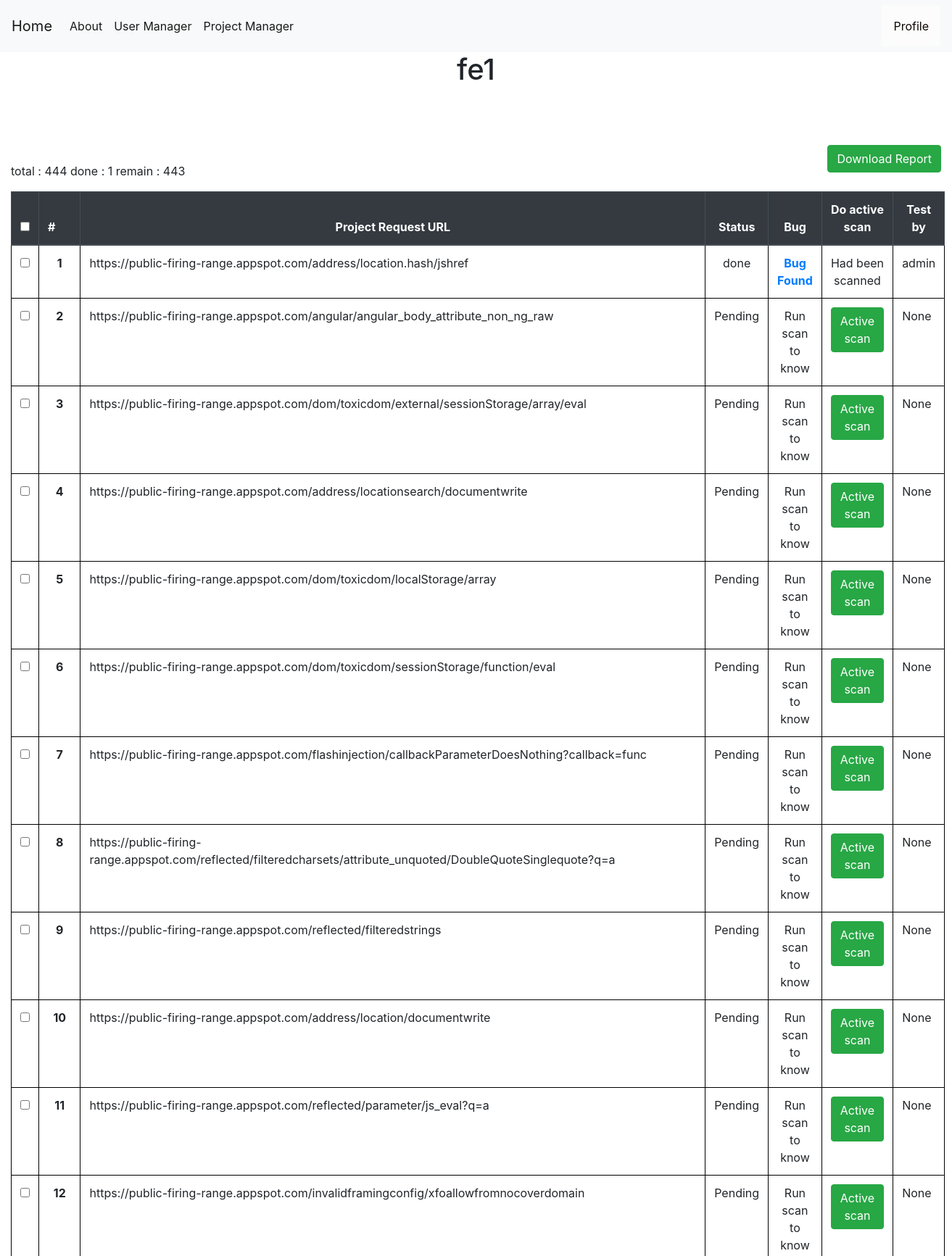
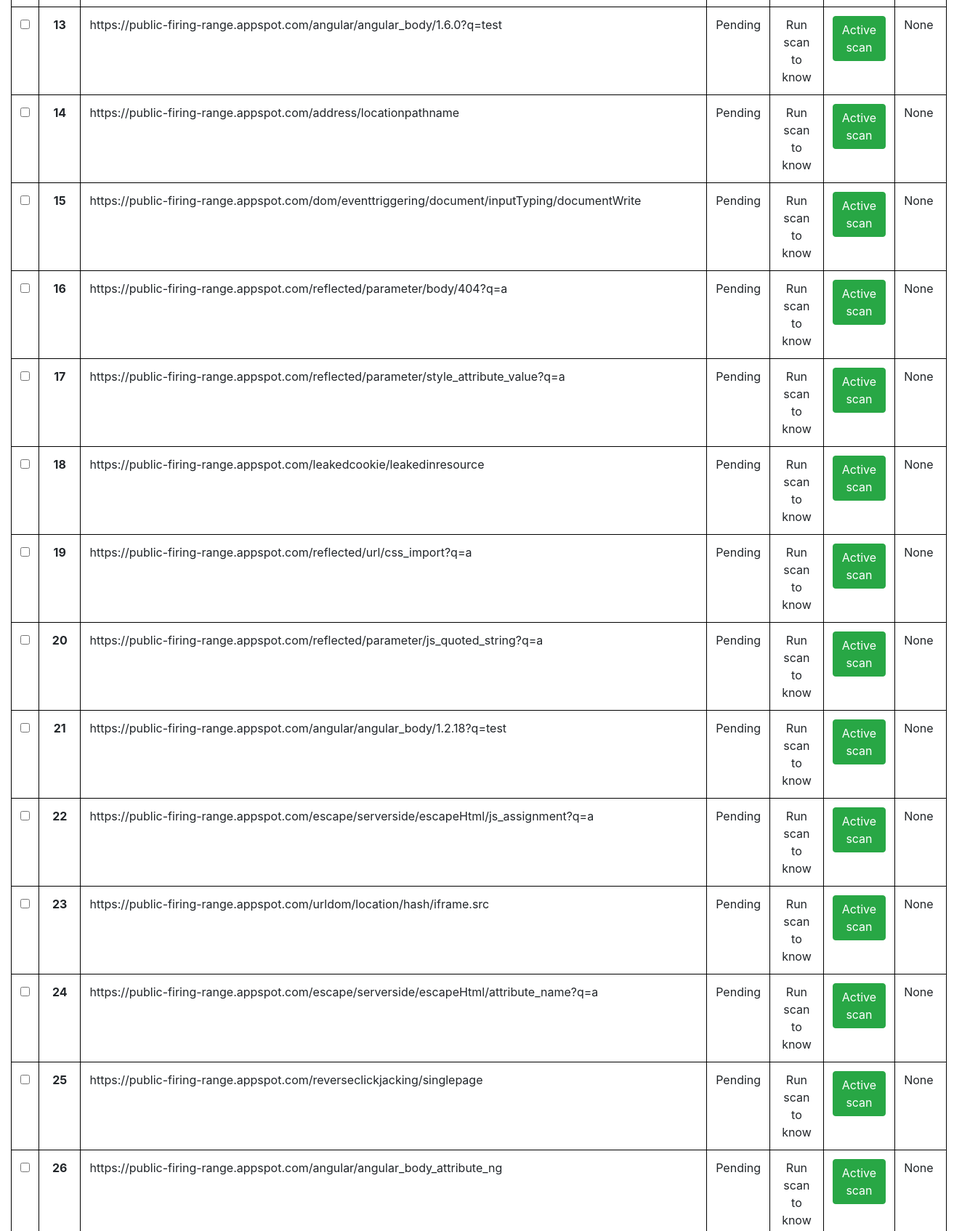
Screenshot of /project-detail/7 (signed in, upper part) with the database file from the repository (2 pictures, top to bottom).
### tables this page shows
CREATE TABLE projects (
    projectid INTEGER PRIMARY KEY AUTOINCREMENT,
    projectname TEXT NOT NULL,
    startdate date NOT NULL,
    enddate date,
    vunls int,
    target text not null,
    securitylevel TEXT,
    manager TEXT ,
    pentester TEXT ,
    status TEXT NOT NULL,
    create_by INTEGER ,
    isspider TEXT,
    login INTEGER NOT NULL,
    userinfo TEXT ,
    passinfo TEXT ,
    FOREIGN KEY (pentester) REFERENCES users(userid) ON DELETE CASCADE
    FOREIGN KEY (manager) REFERENCES users(userid) ON DELETE CASCADE
    FOREIGN KEY (create_by) REFERENCES users(userid) ON DELETE CASCADE
);

CREATE TABLE requests (
    requestid INTEGER PRIMARY KEY AUTOINCREMENT,
    projectid INTEGER NOT NULL,
    requesturl TEXT NOT NULL,
    status TEXT NOT NULL,
    bug TEXT,
    isscan INTEGER ,
    pentester TEXT ,
    FOREIGN KEY (pentester) REFERENCES users(userid) ON DELETE CASCADE
    FOREIGN KEY (projectid) REFERENCES projects(projectid) ON DELETE CASCADE
);

### app.py (the view)
@app.route('/project-detail/<int:id>', methods=('GET', 'POST'))
def project_detail(id):
    msg = ''
    conn = get_db_connection()
    if session["userid"] == None:
        return redirect(url_for('login'))
    conn = get_db_connection()
    users = conn.execute('SELECT * FROM users',).fetchall()
    havebugs = conn.execute('SELECT * FROM requests,bugs WHERE requests.requestid = bugs.requestid AND projectid = ? AND bugs.requestid in (SELECT requestid FROM bugs) GROUP BY bugs.requestid',(id,)).fetchall()
    project = conn.execute('SELECT * FROM projects WHERE projectid = ?',(id,)).fetchone()
    requests = conn.execute('SELECT * FROM requests WHERE projectid = ?',(id,)).fetchall()
    total = conn.execute('SELECT count(requestid) FROM requests WHERE projectid = ?',(id,)).fetchone()
    totalrequest = total["count(requestid)"]
    done = conn.execute('SELECT count(requestid) FROM requests WHERE status = ? AND projectid = ?',("done",id,)).fetchone()
    donerequest = done["count(requestid)"]
    remain = total["count(requestid)"] - done["count(requestid)"]
    conn.commit()
    conn.close()
    return render_template('project_detail.html',havebugs=havebugs,users=users,project=project,totalrequest=totalrequest,donerequest=donerequest,remain=remain,requests=requests,msg=msg)

### app.py (called while the page is built)
def get_db_connection():
    conn = sqlite3.connect('database.db')
    conn.row_factory = sqlite3.Row
    return conn

### templates/project_detail.html (shortened to what this page needs)
{% extends 'base.html' %}
{% block content %}
    <center><h1>{% block title %}  {{project.projectname}}  {% endblock %}</h1></center>
    <link rel= "stylesheet" type= "text/css" href= "{{ url_for('static',filename='css/showuser.css') }}">
  <center>
    <a href="{{ url_for('report',id= project.projectid)}}" class="btn btn-success" style="float: right;" role="button" aria-pressed="true">Download Report</a>
</center></br>
<div>
  total : {{totalrequest}}
  done : {{donerequest}}
  remain : {{remain}}
</div>
<div>
    <table class="table" style="width:100%">
        <thead class="thead-dark" style="width:100%">
          <tr>
            <th>
              <input type="checkbox" id="checkboxNoLabel" value="" aria-label="">
            </th>
            <th width="5%" scope="col">#</th>
            <th style="text-align: center" width="10%" scope="col">Project Request URL</th>
            <th style="text-align: center" width="20%" scope="col">Status</th>
            <th style="text-align: center" width="20%" scope="col">Bug</th>
            <th style="text-align: center" width="50%" scope="col">Do active scan</th>
            <th style="text-align: center" scope="col">Test by</th>
          </tr>
        </thead>
        <tbody>
        {% for request in requests %}
          <tr>
            <th>
              <input type="checkbox" id="checkboxNoLabel" value="request.requestid" aria-label="">
            </th>
            <th style="text-align: center" class="counterCell"></th>
            <td >{{ request.requesturl }}</td>
            <td style="text-align: center" >{{ request.status }}</td>
            {% if request.isscan == 1 %}
            <th style="text-align: center" scope="row"><a href="{{ url_for('bug_detail',id= request.requestid) }} ">{{ request.bug }}</a></th>
            {% elif request.isscan != 1%}
              <td style="text-align: center">Run scan to know</td>
            {% endif %}
            {% if request.isscan != 1 %}
            <td style="text-align: center" >
              <span style="float:center;">
              <a href="{{ url_for('activescan',id= request.requestid) }} "class="btn btn-success">Active scan</a>
              </span>
            </td>
            {% else %}
            <td style="text-align: center" >
              <span style="float:center;">
              Had been scanned
              </span>
            </td>
            {% endif %}
            <td>{{ request.pentester }}</td>
          {% endfor %}
        </tbody>
      </table>
    </div>
{% endblock %}

### static/css/style.css (style rules this page uses)
table, th, td { border: 1px solid black; }
body { min-height: 100vh; height: 100%; margin: 0; z-index: 10; display: grid; grid-template-rows: auto 1fr auto; }
body { display: flex; flex-direction: column; }

### static/css/showuser.css (style rules this page uses)
table { counter-reset: tableCount; }
.counterCell:before { content: counter(tableCount); counter-increment: tableCount; }

### rows the page displays
projects: projectname "fe1"
requests: requesturl "https://public-firing-range.appspot.com/address/location.hash/jshref", status "done", bug "Bug Found", isscan "Had been scanned", pentester "admin"
requests: requesturl "https://public-firing-range.appspot.com/angular/angular_body_attribute_non_ng_raw", status "Pending", isscan "Run scan to know", pentester "None"
requests: requesturl "https://public-firing-range.appspot.com/dom/toxicdom/external/sessionStorage/array/eval", status "Pending", isscan "Run scan to know", pentester "None"
requests: requesturl "https://public-firing-range.appspot.com/address/locationsearch/documentwrite", status "Pending", isscan "Run scan to know", pentester "None"
requests: requesturl "https://public-firing-range.appspot.com/dom/toxicdom/localStorage/array", status "Pending", isscan "Run scan to know", pentester "None"
requests: requesturl "https://public-firing-range.appspot.com/dom/toxicdom/sessionStorage/function/eval", status "Pending", isscan "Run scan to know", pentester "None"
requests: requesturl "https://public-firing-range.appspot.com/flashinjection/callbackParameterDoesNothing?callback=func", status "Pending", isscan "Run scan to know", pentester "None"
requests: requesturl "https://public-firing-range.appspot.com/reflected/filteredcharsets/attribute_unquoted/DoubleQuoteSinglequote?q=a", status "Pending", isscan "Run scan to know", pentester "None"
requests: requesturl "https://public-firing-range.appspot.com/reflected/filteredstrings", status "Pending", isscan "Run scan to know", pentester "None"
requests: requesturl "https://public-firing-range.appspot.com/address/location/documentwrite", status "Pending", isscan "Run scan to know", pentester "None"
requests: requesturl "https://public-firing-range.appspot.com/reflected/parameter/js_eval?q=a", status "Pending", isscan "Run scan to know", pentester "None"
requests: requesturl "https://public-firing-range.appspot.com/invalidframingconfig/xfoallowfromnocoverdomain", status "Pending", isscan "Run scan to know", pentester "None"
requests: requesturl "https://public-firing-range.appspot.com/angular/angular_body/1.6.0?q=test", status "Pending", isscan "Run scan to know", pentester "None"
requests: requesturl "https://public-firing-range.appspot.com/address/locationpathname", status "Pending", isscan "Run scan to know", pentester "None"
requests: requesturl "https://public-firing-range.appspot.com/dom/eventtriggering/document/inputTyping/documentWrite", status "Pending", isscan "Run scan to know", pentester "None"
requests: requesturl "https://public-firing-range.appspot.com/reflected/parameter/body/404?q=a", status "Pending", isscan "Run scan to know", pentester "None"
requests: requesturl "https://public-firing-range.appspot.com/reflected/parameter/style_attribute_value?q=a", status "Pending", isscan "Run scan to know", pentester "None"
requests: requesturl "https://public-firing-range.appspot.com/leakedcookie/leakedinresource", status "Pending", isscan "Run scan to know", pentester "None"
requests: requesturl "https://public-firing-range.appspot.com/reflected/url/css_import?q=a", status "Pending", isscan "Run scan to know", pentester "None"
requests: requesturl "https://public-firing-range.appspot.com/reflected/parameter/js_quoted_string?q=a", status "Pending", isscan "Run scan to know", pentester "None"
requests: requesturl "https://public-firing-range.appspot.com/angular/angular_body/1.2.18?q=test", status "Pending", isscan "Run scan to know", pentester "None"
requests: requesturl "https://public-firing-range.appspot.com/escape/serverside/escapeHtml/js_assignment?q=a", status "Pending", isscan "Run scan to know", pentester "None"
requests: requesturl "https://public-firing-range.appspot.com/urldom/location/hash/iframe.src", status "Pending", isscan "Run scan to know", pentester "None"
requests: requesturl "https://public-firing-range.appspot.com/escape/serverside/escapeHtml/attribute_name?q=a", status "Pending", isscan "Run scan to know", pentester "None"
requests: requesturl "https://public-firing-range.appspot.com/reverseclickjacking/singlepage", status "Pending", isscan "Run scan to know", pentester "None"
requests: requesturl "https://public-firing-range.appspot.com/angular/angular_body_attribute_ng", status "Pending", isscan "Run scan to know", pentester "None"

### other values shown
{{ totalrequest }} "444"
{{ donerequest }} "1"
{{ remain }} "443"
